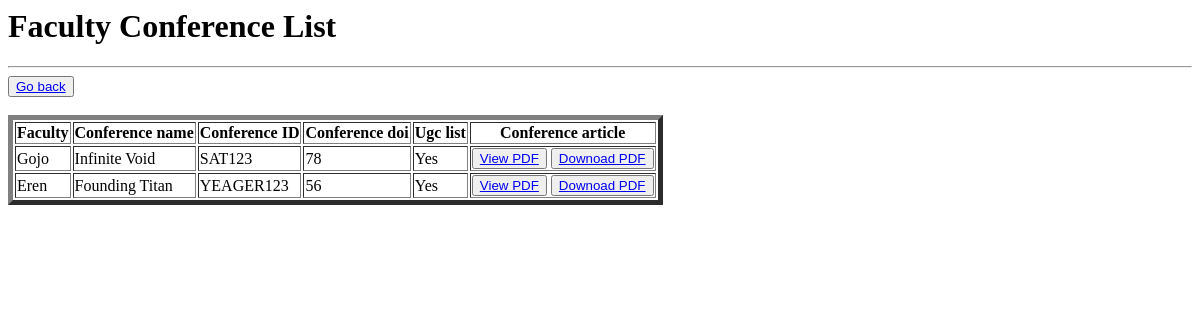
The page /hodviewotherconf (signed in) on the database as committed earlier.
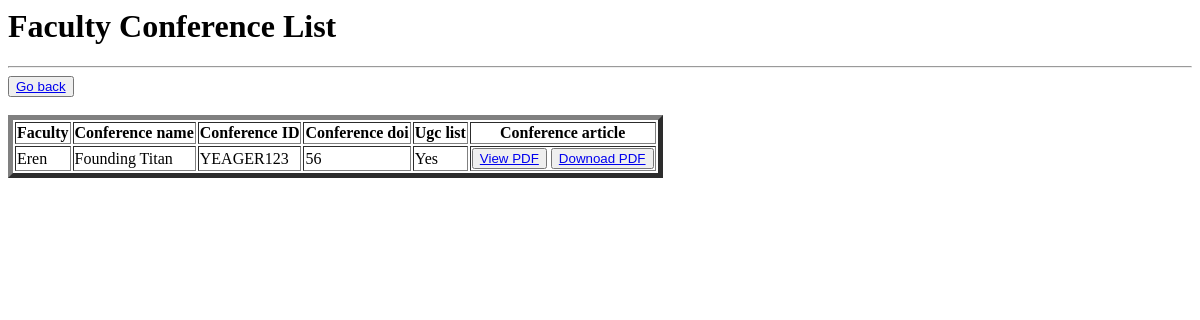
The same page on the database as committed later.
### CSE/models.py (models this page shows, shortened)
class Conference(models.Model):
    fac_id=models.ForeignKey(Faculty,on_delete=models.CASCADE)
    conference_id = models.CharField(primary_key=True,max_length=100)
    conference_name = models.CharField(max_length=255)
    conference_article = models.FileField(upload_to='conference/',validators=[validate_pdf])
    conference_doi=models.IntegerField(null=True,blank=True)
    ugc=(('Yes','Yes'),('No','No'))
    ugc_listed=models.CharField(max_length=10,choices=ugc)

class Faculty(AbstractUser):
    age = models.PositiveIntegerField(default=0)
    GENDER_CHOICES = (
        ('male', 'Male'),
        ('female', 'Female'),
    )
    gender = models.CharField(max_length=6, choices=GENDER_CHOICES)
    department_name = models.CharField(max_length=100)
    phone_number = models.CharField(max_length=15, null=False, blank=False,unique=True)
    ROLE=(('HOD','HOD'),('OTHER','OTHER'))
    role=models.CharField(max_length=10,choices=ROLE,default='OTHER')
    fac_id=models.UUIDField(default=uuid.uuid4(),null=False,blank=False,primary_key=True,editable='false')

### CSE/views.py (the view)
# urls.py: path('hodviewotherconf',views.hod_view_other_conference_details,name='hodviewotherconf'),
def hod_view_other_conference_details(request):
    if request.user.is_authenticated:
        conferences=Conference.objects.exclude(fac_id=request.user.fac_id)
    return render(request, 'hodviewconferencedetail.html', {'conferences': conferences})

### CSE/templates/hodviewconferencedetail.html (shortened to what this page needs)
<h1>Faculty Conference List</h1>
<hr>
<button><a href="{% url 'hodoptions' %}">Go back</a></button><br><br>
<table border="5">
    <thead>
        <tr>
            {% if user.role == "HOD" %}
                <th>Faculty</th>
            {% endif %}
            <th>Conference name</th>
            <th>Conference ID</th>
            <th>Conference doi</th>
            <th>Ugc list</th>
            <th>Conference article</th>
        </tr>
    </thead>
    <tbody>
        {% for i in conferences %}
            <tr>
            {% if user.role == "HOD" %}
               <td>{{i.fac_id.username}}</td>
            {% endif %}
                <td>{{i.conference_name}}</td>
                <td>{{i.conference_id}}</td>
                <td>{{i.conference_doi}}</td>
                <td>{{ i.ugc_listed }}</td>
                <td>
                    {% if i.conference_article %}
                      <button><a href="{{ i.conference_article.url }}" target="_blank" >View PDF</a></button>
                      <button><a href="{{ i.conference_article.url }}" target="_blank" download>Downoad PDF</a></button>
                    {% endif %}
                </td>
            </tr>
        {% endfor %}
    </tbody>
</table

Rows that differ between the two databases and show on the page:
removed Conference: fac_id.username "Gojo", conference_name "Infinite Void", conference_id "SAT123", conference_doi "78", ugc_listed "Yes"
